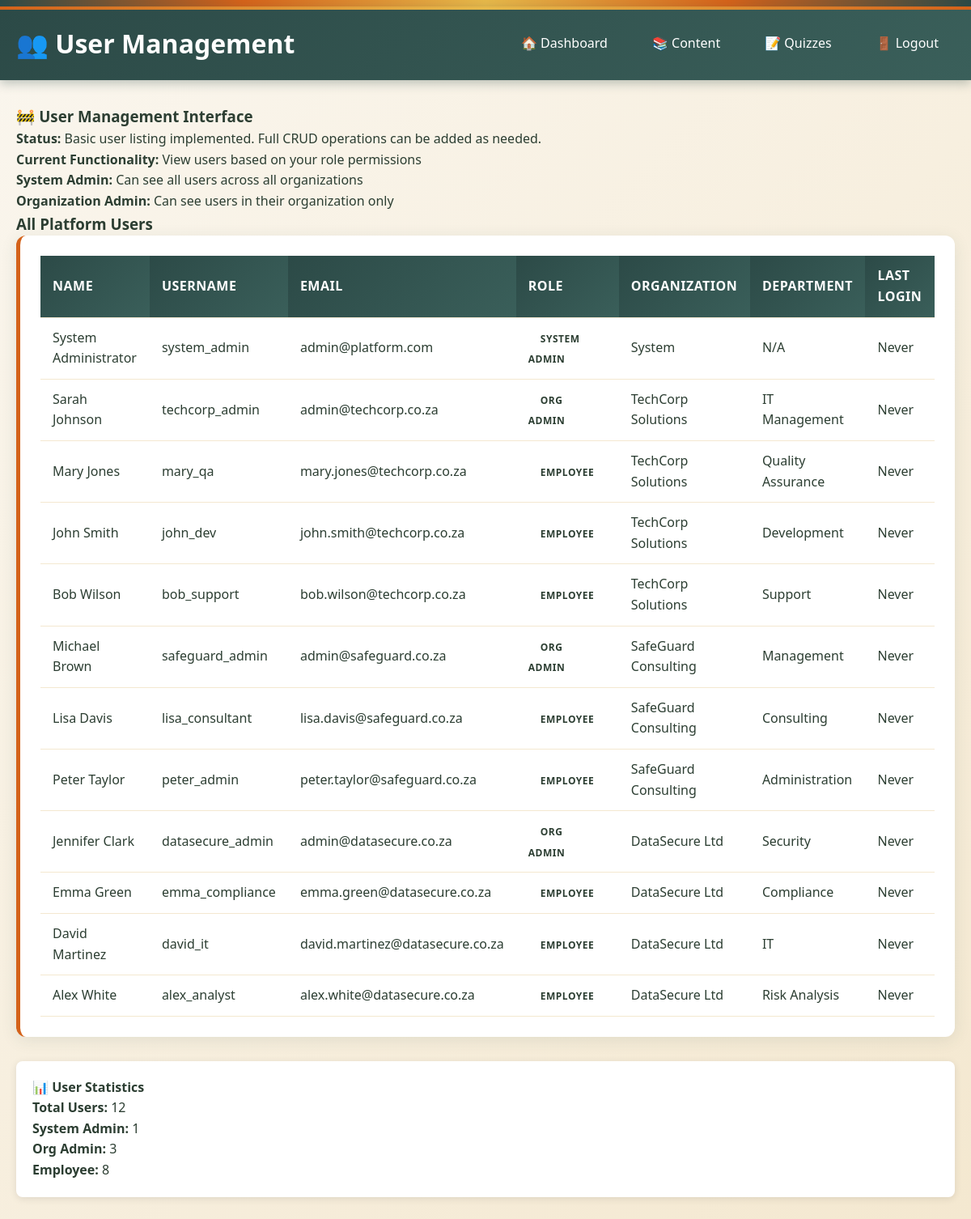
The page /user_management.php (signed in) on the database as committed earlier.
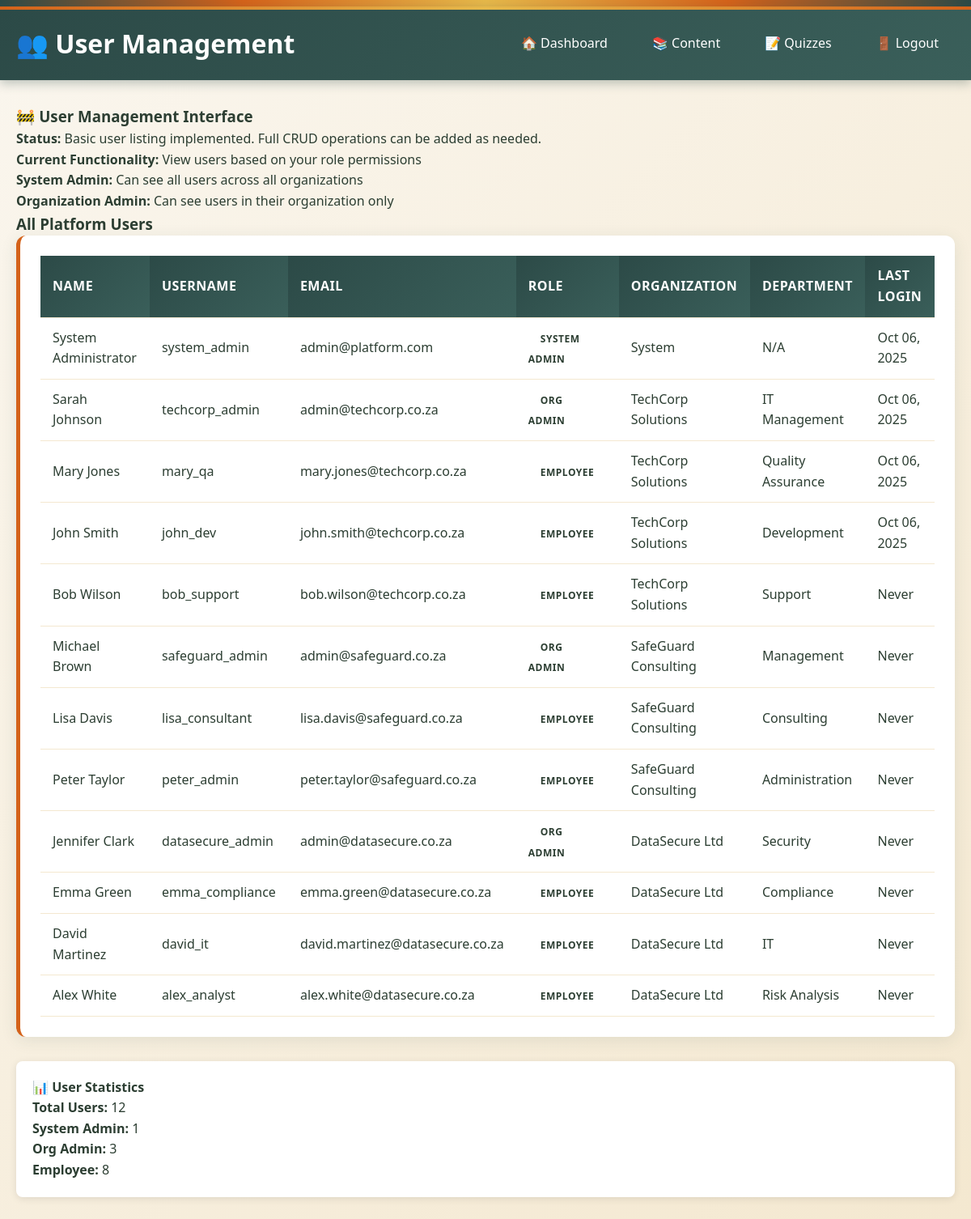
The same page on the database as committed later.
### tables this page shows
CREATE TABLE users (
    id INTEGER PRIMARY KEY AUTOINCREMENT,
    organization_id INTEGER, -- NULL for system admins
    username VARCHAR(50) UNIQUE NOT NULL,
    email VARCHAR(100) UNIQUE NOT NULL,
    password_hash VARCHAR(255) NOT NULL,
    first_name VARCHAR(50) NOT NULL,
    last_name VARCHAR(50) NOT NULL,
    role_id INTEGER NOT NULL,
    employee_id VARCHAR(50), -- Organization-specific employee ID
    department VARCHAR(100),
    job_title VARCHAR(100),
    manager_id INTEGER, -- Self-referencing for org hierarchy
    phone VARCHAR(20),
    hire_date DATE,
    status_id INTEGER DEFAULT 1,
    last_login TIMESTAMP,
    is_active BOOLEAN DEFAULT 1,
    created_at TIMESTAMP DEFAULT CURRENT_TIMESTAMP,
    updated_at TIMESTAMP DEFAULT CURRENT_TIMESTAMP,
    FOREIGN KEY (organization_id) REFERENCES organizations(id),
    FOREIGN KEY (role_id) REFERENCES roles(id),
    FOREIGN KEY (manager_id) REFERENCES users(id),
    FOREIGN KEY (status_id) REFERENCES employee_statuses(id)
);

CREATE TABLE roles (
    id INTEGER PRIMARY KEY AUTOINCREMENT,
    name VARCHAR(50) UNIQUE NOT NULL,
    description TEXT,
    level INTEGER NOT NULL, -- 1=system_admin, 2=org_admin, 3=employee
    permissions TEXT, -- JSON array of permissions
    created_at TIMESTAMP DEFAULT CURRENT_TIMESTAMP
);

CREATE TABLE organizations (
    id INTEGER PRIMARY KEY AUTOINCREMENT,
    name VARCHAR(100) NOT NULL,
    registration_number VARCHAR(50),
    industry VARCHAR(50),
    size_category VARCHAR(20) CHECK (size_category IN ('micro', 'small', 'medium')),
    contact_email VARCHAR(100) NOT NULL,
    contact_phone VARCHAR(20),
    address TEXT,
    subscription_plan VARCHAR(20) DEFAULT 'basic',
    subscription_status VARCHAR(20) DEFAULT 'active' CHECK (subscription_status IN ('active', 'suspended', 'cancelled')),
    settings TEXT, -- JSON for organization-specific settings
    is_active BOOLEAN DEFAULT 1,
    created_at TIMESTAMP DEFAULT CURRENT_TIMESTAMP,
    updated_at TIMESTAMP DEFAULT CURRENT_TIMESTAMP
);

### src/user_management.php (the view, shortened to what this page needs)
<?php
require_once __DIR__ . '/config/db.php';
try {
    if ($_SESSION['role'] === 'system_admin') {
        $stmt = $pdo->prepare("
            SELECT u.*, r.name as role_name, o.name as organization_name
            FROM users u
            LEFT JOIN roles r ON u.role_id = r.id
            LEFT JOIN organizations o ON u.organization_id = o.id
            WHERE u.is_active = 1
            ORDER BY u.organization_id, u.role_id, u.last_name
        ");
        $stmt->execute();
    }
    $users = $stmt->fetchAll(PDO::FETCH_ASSOC);
} catch (PDOException $e) {
    $users = [];
    $error = "Error loading users: " . $e->getMessage();
}
?>
<!DOCTYPE html>
<html lang="en">
<head>
    <link rel="stylesheet" href="assets/webdesign-style.css">
</head>
<body>
    <div class="african-border"></div>
    <div class="header">
        <h1>👥 User Management</h1>
        <div class="nav-links">
            <a href="dashboard.php">🏠 Dashboard</a>
            <a href="content_list.php">📚 Content</a>
            <a href="quiz_list.php">📝 Quizzes</a>
            <a href="logout.php">🚪 Logout</a>
        </div>
    </div>
    <div class="container">
        <div class="placeholder-notice">
            <h3>🚧 User Management Interface</h3>
            <p><strong>Status:</strong> Basic user listing implemented. Full CRUD operations can be added as needed.</p>
            <p><strong>Current Functionality:</strong> View users based on your role permissions</p>
            <p><strong>System Admin:</strong> Can see all users across all organizations</p>
            <p><strong>Organization Admin:</strong> Can see users in their organization only</p>
        </div>
        <h3>
            <?php if ($_SESSION['role'] === 'system_admin'): ?>
                All Platform Users
            <?php else: ?>
                Users in Your Organization
            <?php endif; ?>
        </h3>
        <?php if (empty($users)): ?>
            <div class="users-table">
                <p style="padding: 20px; text-align: center; color: #666;">No users found.</p>
            </div>
        <?php else: ?>
            <div class="users-table">
                <table>
                    <thead>
                        <tr>
                            <th>Name</th>
                            <th>Username</th>
                            <th>Email</th>
                            <th>Role</th>
                            <?php if ($_SESSION['role'] === 'system_admin'): ?>
                                <th>Organization</th>
                            <?php endif; ?>
                            <th>Department</th>
                            <th>Last Login</th>
                        </tr>
                    </thead>
                    <tbody>
                        <?php foreach ($users as $user): ?>
                            <tr>
                                <td><?php echo htmlspecialchars($user['first_name'] . ' ' . $user['last_name']); ?></td>
                                <td><?php echo htmlspecialchars($user['username']); ?></td>
                                <td><?php echo htmlspecialchars($user['email']); ?></td>
                                <td>
                                    <span class="role-badge role-<?php echo $user['role_name']; ?>">
                                        <?php echo ucwords(str_replace('_', ' ', $user['role_name'])); ?>
                                    </span>
                                </td>
                                <?php if ($_SESSION['role'] === 'system_admin'): ?>
                                    <td><?php echo htmlspecialchars($user['organization_name'] ?? 'System'); ?></td>
                                <?php endif; ?>
                                <td><?php echo htmlspecialchars($user['department'] ?? 'N/A'); ?></td>
                                <td><?php echo $user['last_login'] ? date('M d, Y', strtotime($user['last_login'])) : 'Never'; ?></td>
                            </tr>
                        <?php endforeach; ?>
                    </tbody>
                </table>
            </div>
        <?php endif; ?>
        <div style="margin-top: 30px; padding: 20px; background: white; border-radius: 8px; box-shadow: 0 2px 10px rgba(0,0,0,0.1);">
            <h4>📊 User Statistics</h4>
            <p><strong>Total Users:</strong> <?php echo count($users); ?></p>
            <?php
                $role_counts = array_count_values(array_column($users, 'role_name'));
                foreach ($role_counts as $role => $count) {
                    echo "<p><strong>" . ucwords(str_replace('_', ' ', $role)) . ":</strong> $count</p>";
                }
            ?>
        </div>
    </div>
</body>
</html>

### src/assets/webdesign-style.css (style rules this page uses)
:root { --primary-dark: #2c4a47; --primary-medium: #3a5f5a; --accent-orange: #d4621a; --accent-gold: #e6b84a; --accent-red: #a63929; --cream-bg: #f4e8d0; --light-cream: #faf6ee; --text-dark: #2c3e32; --text-medium: #4a5d52; --pattern-green: #4a7368; --pattern-orange: #e8754d; --pattern-gold: #f2c866; }
* { margin: 0; padding: 0; box-sizing: border-box; }
body { font-family: 'Segoe UI', 'Ubuntu', 'Roboto', sans-serif; background: linear-gradient(135deg, var(--light-cream) 0%, var(--cream-bg) 100%); color: var(--text-dark); line-height: 1.6; min-height: 100vh; }
.african-border { background: linear-gradient(90deg, var(--primary-dark) 0%, var(--accent-orange) 25%, var(--accent-gold) 50%, var(--accent-orange) 75%, var(--primary-dark) 100%); height: 8px; position: relative; }
.african-border::after { content: ''; position: absolute; top: 8px; left: 0; right: 0; height: 4px; background: repeating-linear-gradient( 90deg, var(--pattern-green) 0px, var(--pattern-green) 20px, var(--pattern-orange) 20px, var(--pattern-orange) 30px, var(--pattern-gold) 30px, var(--pattern-gold) 40px ); }
.header { background: linear-gradient(135deg, var(--primary-dark) 0%, var(--primary-medium) 100%); color: white; padding: 20px; display: flex; justify-content: space-between; align-items: center; box-shadow: 0 4px 12px rgba(44, 74, 71, 0.3); position: relative; }
.header::before { content: ''; position: absolute; top: 0; left: 0; right: 0; height: 4px; background: linear-gradient(90deg, var(--accent-orange) 0%, var(--accent-gold) 50%, var(--accent-orange) 100%); }
.nav-links { display: flex; gap: 15px; }
.nav-links a { color: white; text-decoration: none; padding: 10px 18px; border-radius: 25px; transition: all 0.3s ease; font-weight: 500; border: 2px solid transparent; }
.welcome-card, .stat-card, .info-section, .users-table { background: white; padding: 25px; border-radius: 12px; box-shadow: 0 4px 20px rgba(44, 74, 71, 0.1); margin-bottom: 25px; border-left: 5px solid var(--accent-orange); position: relative; }
.role-badge { padding: 6px 15px; border-radius: 20px; font-size: 12px; font-weight: bold; text-transform: uppercase; letter-spacing: 0.5px; }
table { width: 100%; border-collapse: collapse; }
th, td { padding: 12px 15px; text-align: left; border-bottom: 1px solid var(--cream-bg); }
th { background: linear-gradient(135deg, var(--primary-dark), var(--primary-medium)); color: white; font-weight: 600; text-transform: uppercase; letter-spacing: 0.5px; }
.container { max-width: 1200px; margin: 30px auto; padding: 0 20px; }

Rows that differ between the two databases and show on the page:
changed users "System Administrator": last_login (not shown) → "Oct 06, 2025"; no longer shows "Never"
changed users "Sarah Johnson": last_login (not shown) → "Oct 06, 2025"; no longer shows "Never"
changed users "Mary Jones": last_login (not shown) → "Oct 06, 2025"; no longer shows "Never"
changed users "John Smith": last_login (not shown) → "Oct 06, 2025"; no longer shows "Never"
